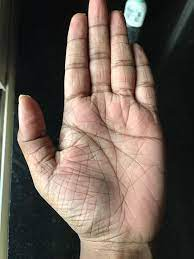
#> input picture OpenCVPrograms/palm.jpg, 194 x 259 px
$ python DetectPalmLines.py
#> lines starting #> are read from the running program, lines starting #| are printed output that depends on the picture
import cv2
image = cv2.imread("palm.jpg")
#> image is the input picture: shape (259, 194, 3); mean B, G, R 82.6, 92, 105.2
cv2.imshow("palm",image)
cv2.waitKey(0)
gray = cv2.cvtColor(image,cv2.COLOR_BGR2GRAY)
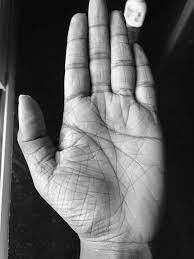
#> gray: shape (259, 194); min 0, max 254, mean 94.8
edges = cv2.Canny(gray,40,55,apertureSize=3)
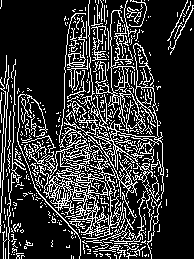
#> edges: shape (259, 194); 20.1% white in thin lines or dots
cv2.imshow("edges in palm",edges)
cv2.waitKey(0)
edges = cv2.bitwise_not(edges)
#> edges: shape (259, 194); 79.9% white; black in thin lines or dots
cv2.imwrite("palmlines.jpg",edges)
palmlines = cv2.imread("palmlines.jpg")
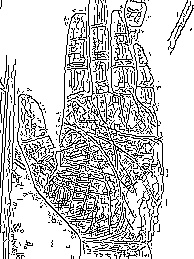
#> palmlines: shape (259, 194, 3); min 0, max 255, mean 203.7
img = cv2.addWeighted(palmlines,0.3,image,0.7,0)
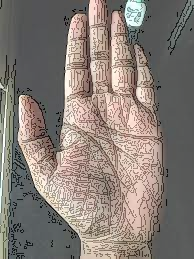
#> img: shape (259, 194, 3); mean B, G, R 118.9, 125.4, 134.7
